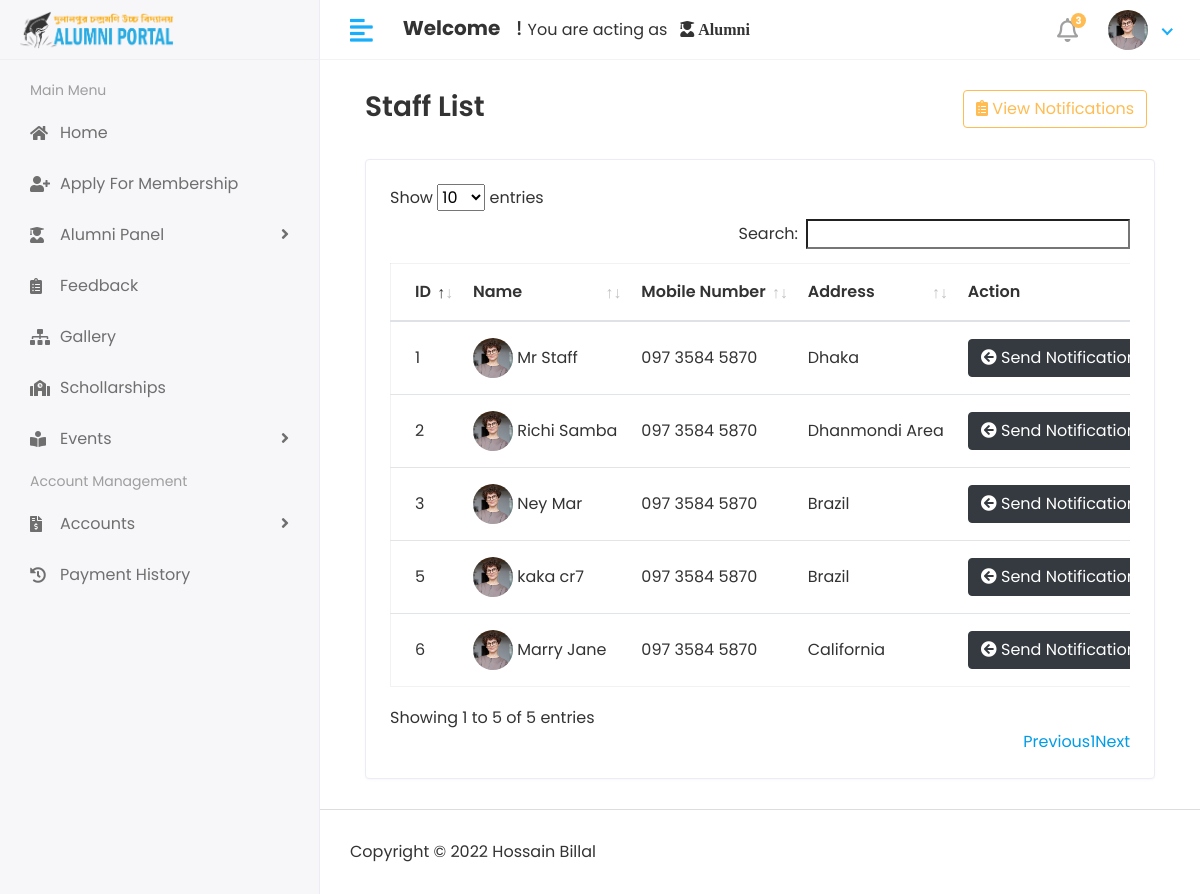
/hod/staff/notify, run on the app's committed database.
### app/models.py (models this page shows, shortened)
class Staff(models.Model):
    admin = models.OneToOneField(CustomUser, on_delete=models.CASCADE)
    address = models.TextField(default=None)
    gender = models.CharField(max_length=100)
    phone = models.CharField(max_length=30, null=True)
    created_at = models.DateTimeField(auto_now_add=True)
    updated_at = models.DateTimeField(auto_now=True)

class CustomUser(AbstractUser):
    USER = (
        (1, 'HOD'),
        (2, 'STAFF'),
        (3, 'ALUMNI'),
    )
    user_type = models.CharField(
        choices=USER,
        max_length=50,
        default=1
    )
    profile_pic = models.ImageField(
        upload_to='media/profile_pic'
    )

### webapp/Hod_Views.py (the view)
# urls.py: path('hod/staff/notify', Hod_Views.sendNotification, name="notify_staff"),
def sendNotification(request):
    staff = Staff.objects.all()
    see_message = StaffNotification.objects.all()
    context = {
        'staff': staff,
        'see_message': see_message,
    }
    return render(request, 'hod/notify_staff.html', context)

### templates/hod/notify_staff.html (shortened to what this page needs)
{% extends 'base.html' %}
{% load static %}
{% block content %}
    <div class="content container-fluid">
        <div class="page-header">
            <div class="row align-items-center">
                <div class="col">
                    <h3 class="page-title">Staff List</h3>
                </div>
                <div class="col-auto text-right float-right ml-auto">
                    <a href="#" class="btn btn-outline-primary mr-2" data-toggle="modal" data-target="#viewNotiModal"><i
                            class="fas fa-clipboard-list"></i> View Notifications</a>
                </div>
            </div>
        </div>
        <div class="row">
            <div class="col-sm-12">
                <div class="card card-table">
                    <div class="card-body">
                        <div class="table-responsive">
                            <table id="table_id" class="table table-hover table-center mb-0">
                                <thead>
                                <tr>
                                    <th>ID</th>
                                    <th>Name</th>
                                    <th>Mobile Number</th>
                                    <th>Address</th>
                                    <th>Action</th>
                                </tr>
                                </thead>
                                <tbody>
                                {% for i in staff %}
                                    <tr>
                                        <td>{{ i.id }}</td>
                                        <td>
                                            <h2 class="table-avatar">
                                                {% if user.profile_pic != None and user.profile_pic == "" %}
                                                <a href="{% url 'profile' %}" class="avatar avatar-sm mr-2"><img
                                                        class="avatar-img rounded-circle"
                                                        src=" {{ user.profile_pic }}" alt=""></a>
                                                        {% else %}
                                                        <img
                                                        class="avatar-sm avatar-img rounded-circle"
                                                        src="{% static 'assets/img/profiles/avatar-02.jpg' %}" alt="">&nbsp;
                                                        {% endif %}
                                                <a href="{% url 'profile' %}">{{ i.admin.first_name }} {{ i.admin.last_name }}</a>
                                            </h2>
                                        </td>
                                        <td>097 3584 5870</td>
                                        <td>{{ i.address }}</td>
                                        <td class="text-right">
                                            <div class="actions">
                                                <button type="button" class="btn btn-dark mr-2"
                                                        data-toggle="modal"
                                                        data-target="#sendNotiModal-{{ forloop.counter }}">
                                                    <i class="fas fa-arrow-circle-left"></i> Send Notification
                                                </button>
                                            </div>
                                        </td>
                                    </tr>
                                {% endfor %}
                                </tbody>
                            </table>
                        </div>
                    </div>
                </div>
            </div>
        </div>
    </div>
{% endblock %}

### webapp/static/assets/css/style.css (style rules this page uses)
html { height: 100%; }
body { background-color: #fff; color: #333; font-family: 'Poppins', sans-serif; font-size: 1rem; height: 100%; line-height: 1.5; overflow-x: hidden; }
h1, h2, h3, h4, h5, h6 { font-family: 'Poppins', sans-serif; margin-top: 0; }
a { color: #009ce7; }
input, button, a { transition: all 0.4s ease; -moz-transition: all 0.4s ease; -o-transition: all 0.4s ease; -ms-transition: all 0.4s ease; -webkit-transition: all 0.4s ease; }
input, input:focus, button, button:focus { outline: none; }
.table { color: #333; max-width: 100%; margin-bottom: 0; width: 100%; }
.table.dataTable { border-collapse: collapse !important; border: 1px solid rgba(0, 0, 0, 0.05); }
table.table td h2 { display: inline-block; font-size: inherit; font-weight: 400; margin: 0; padding: 0; vertical-align: middle; }
table.table td h2.table-avatar { align-items: center; display: inline-flex; font-size: inherit; font-weight: 400; margin: 0; padding: 0; vertical-align: middle; white-space: nowrap; }
table.table td h2 a { color: #333; }
.table thead tr th { font-weight: 600; }
.table tbody tr { border-bottom: 1px solid rgba(0, 0, 0, 0.05); }
.table.table-center td, .table.table-center th { vertical-align: middle; }
.card-table .card-body .table > thead > tr > th { border-top: 0; }
.card-table .card-body .table tr td:first-child, .card-table .card-body .table tr th:first-child { padding-left: 1.5rem; }
.card-table .card-body .table tr td:last-child, .card-table .card-body .table tr th:last-child { padding-right: 1.5rem; }
.card-table .table td, .card-table .table th { border-top: 1px solid #e2e5e8; padding: 1rem 0.75rem; white-space: nowrap; }
.btn-outline-primary { color: #FFBC53; border-color: #FFBC53; }
.card { border: 1px solid #ececf5; box-shadow: 0 1px 3px 0 rgba(0, 0, 0, 0.03); margin-bottom: 1.875rem; }
.card-body { padding: 1.5rem; }
.avatar-sm { width: 2.5rem; height: 2.5rem; }
.page-header { margin-bottom: 1.875rem; }
.page-title { font-size: 28px; font-weight: 600; color: #333; margin-bottom: 5px; }

### data on the page
Staff: id "1", admin.first_name "Mr", admin.last_name "Staff", address "Dhaka"
Staff: id "2", admin.first_name "Richi", admin.last_name "Samba", address "Dhanmondi Area"
Staff: id "3", admin.first_name "Ney", admin.last_name "Mar", address "Brazil"
Staff: id "5", admin.first_name "kaka", admin.last_name "cr7", address "Brazil"
Staff: id "6", admin.first_name "Marry", admin.last_name "Jane", address "California"
